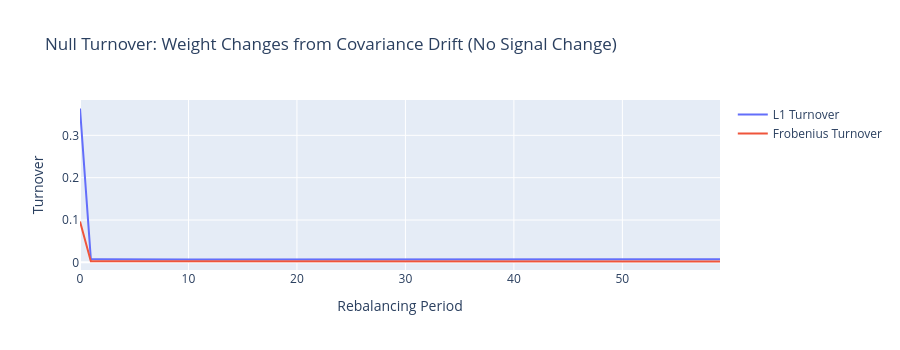

The notebook cell this image was saved under:
### Markdown cell above
**Finding**: The null-turnover printout isolates a hidden source of cost drag.
Some trading is not signal expression at all; it is portfolio maintenance forced
by changing covariances and portfolio weights.

### Code cell
fig = go.Figure()
fig.add_scatter(y=turnovers_l1, mode="lines", name="L1 Turnover")
fig.add_scatter(y=turnovers_fro, mode="lines", name="Frobenius Turnover")
fig.update_layout(
    title="Null Turnover: Weight Changes from Covariance Drift (No Signal Change)",
    xaxis_title="Rebalancing Period",
    yaxis_title="Turnover",
    height=350,
)
fig.show()
